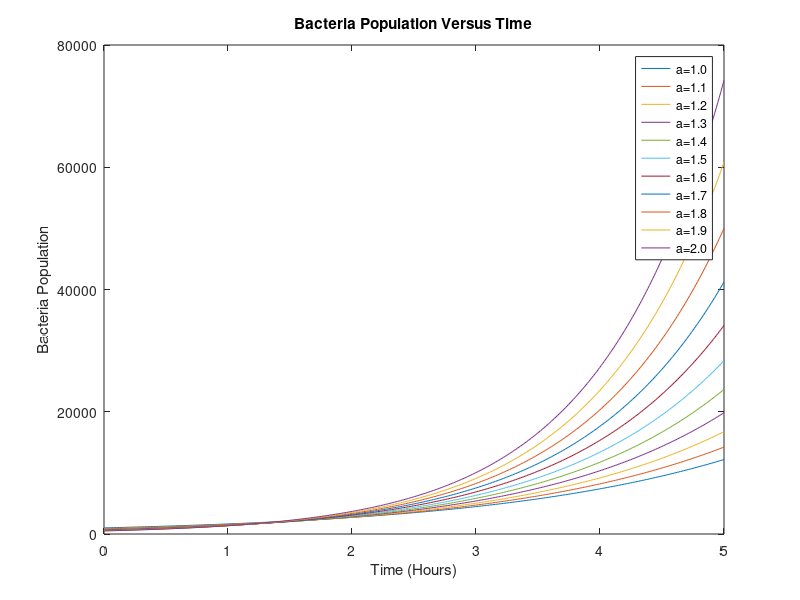

This chart was generated by the following MATLAB code:
a=linspace (1,2,11);
t=linspace(0,5,400);
for a=1:0.1:2
    P=1000/a.*exp(0.5*a*t);
    plot (t,P);
    hold on;
end
title ('Bacteria Population Versus Time');
xlabel ('Time (Hours)');
ylabel ('Bacteria Population');
legend ('a=1.0','a=1.1','a=1.2','a=1.3','a=1.4','a=1.5','a=1.6','a=1.7','a=1.8','a=1.9','a=2.0');

